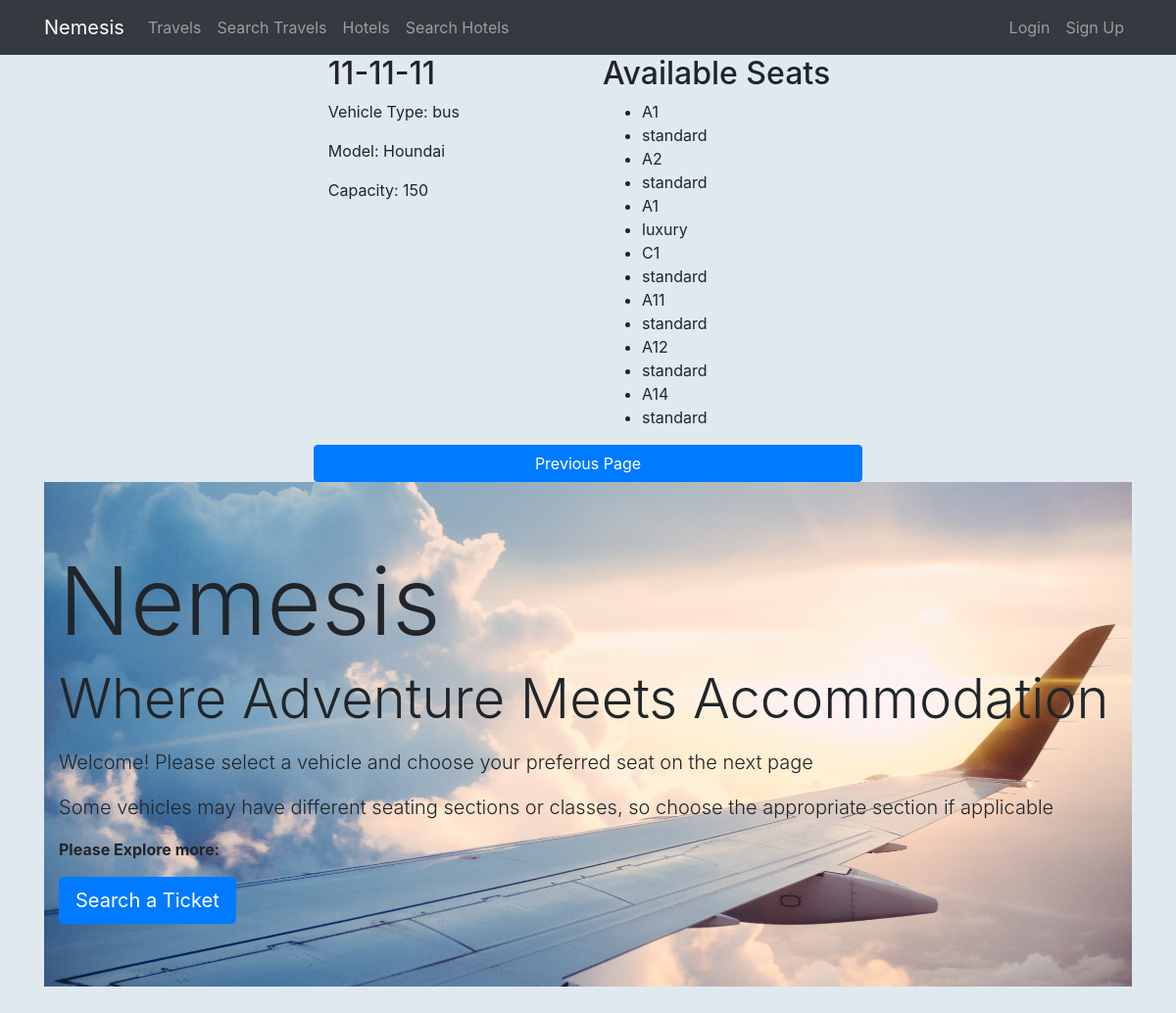
The app's page /vehicles/1/ with its own data.
### tickets/models.py (models this page shows, shortened)
class Vehicle(models.Model):
    VEHICLE_TYPES = [
        ("bus", "Bus"),
        ("train", "Train"),
        ("flight", "Flight"),
    ]
    vehicle_number = models.CharField(max_length=50, unique=True)
    body_manufacturer = models.CharField(max_length=50)
    type = models.CharField(max_length=10, choices=VEHICLE_TYPES)
    capacity = models.PositiveIntegerField()
    def get_available_seats(self):
        booked_seats = Ticket.objects.filter(travel_info__vehicle=self).values_list(
            "seats", flat=True
        )
        available_seats = Seat.objects.exclude(number__in=booked_seats)
        return available_seats

class Seat(models.Model):
    SEAT_TYPES = [
        ("standard", "Standard"),
        ("luxury", "Luxury"),
        ("sleeper", "Sleeper"),
    ]
    vehicle = models.ForeignKey(
        Travel, on_delete=models.CASCADE, related_name="seats_vehicle"
    )
    number = models.CharField(max_length=3)
    type = models.CharField(max_length=10, choices=SEAT_TYPES)
    price = models.DecimalField(max_digits=10, decimal_places=2)
    is_available = models.BooleanField(default=True)

### tickets/views.py (the view)
# urls.py: path("vehicles/<int:vehicle_id>/", views.vehicle_detail, name="vehicle_detail"),
def vehicle_detail(request, vehicle_id):
    vehicle = get_object_or_404(Vehicle, id=vehicle_id)
    available_seats = vehicle.get_available_seats()
    return render(
        request,
        "tickets/vehicle_detail.html",
        {"vehicle": vehicle, "available_seats": available_seats},
    )

### templates/tickets/vehicle_detail.html (shortened to what this page needs)
{% extends "base.html" %} {% block content %}
{% load static%}
<div class="container d-flex justify-content-center align-items-center">
  <div class="row">
    <div class="col-md-6">
      <h2>{{ vehicle.vehicle_number }}</h2>
      <p>Vehicle Type: {{ vehicle.type }}</p>
      <p>Model: {{ vehicle.body_manufacturer }}</p>
      <p>Capacity: {{ vehicle.capacity }}</p>
    </div>
    <div class="col-md-6">
      <h2>Available Seats</h2>
      <ul>
        {% for seat in available_seats %}
        <li>{{ seat.number }}</li>
        <li>{{ seat.type }}</li>
        {% endfor %}
      </ul>
    </div>
    <input class="btn btn-primary btn-block" type=button value="Previous Page" onClick="javascript:history.go(-1);">
  </div>
</div>
<div class="container">
  <section
    class="jumbotron jumbotron-fluid"
    style="
      background-image: url('{% static 'images/011.jpg' %}');
      background-size: cover;
      background-position: center;
    "
  >
    <div class="container">
      <h1 class="display-1">Nemesis</h1>
      <p class="display-4">Where Adventure Meets Accommodation</p>
      <p class="lead">
        Welcome! Please select a vehicle and choose your preferred seat on the
        next page
      </p>
      <p class="lead">
        Some vehicles may have different seating sections or classes, so choose
        the appropriate section if applicable
      </p>
      <p><strong>Please Explore more:</strong></p>
      <a href="{% url 'tickets:search_travels' %}" class="btn btn-lg btn-primary"
        >Search a Ticket</a
      >
    </div>
  </section>
  </div>
{% endblock %}

### templates/base.html (style rules this page uses)
body { background: #E0E9F0; }

### records on screen
Vehicle: vehicle_number "11-11-11", type "bus", body_manufacturer "Houndai", capacity "150"
Seat: number "A1", type "standard"
Seat: number "A2", type "standard"
Seat: number "A1", type "luxury"
Seat: number "C1", type "standard"
Seat: number "A11", type "standard"
Seat: number "A12", type "standard"
Seat: number "A14", type "standard"
